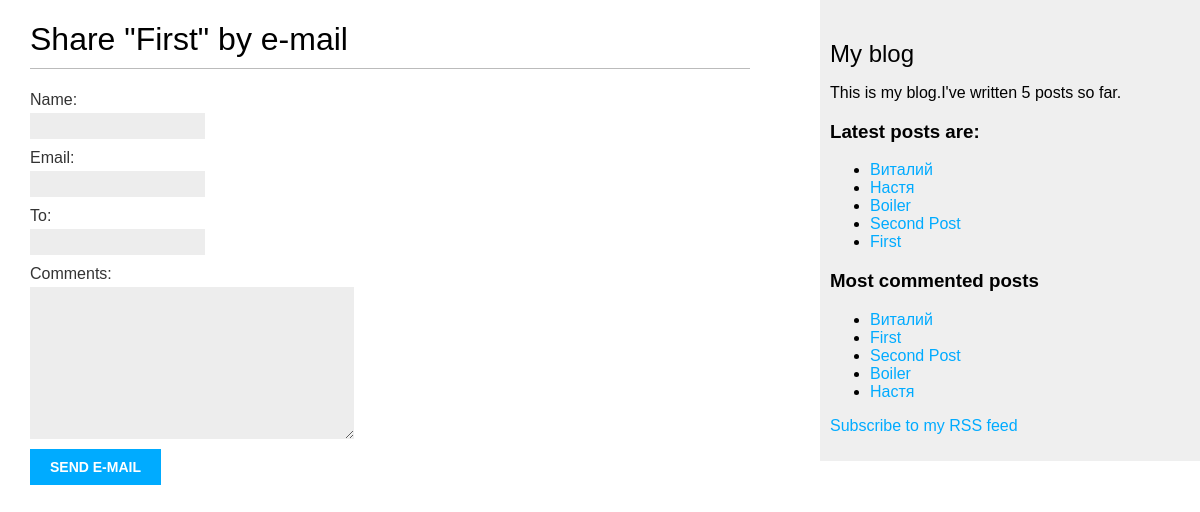
The page /blog/1/share/ on the database as committed earlier.
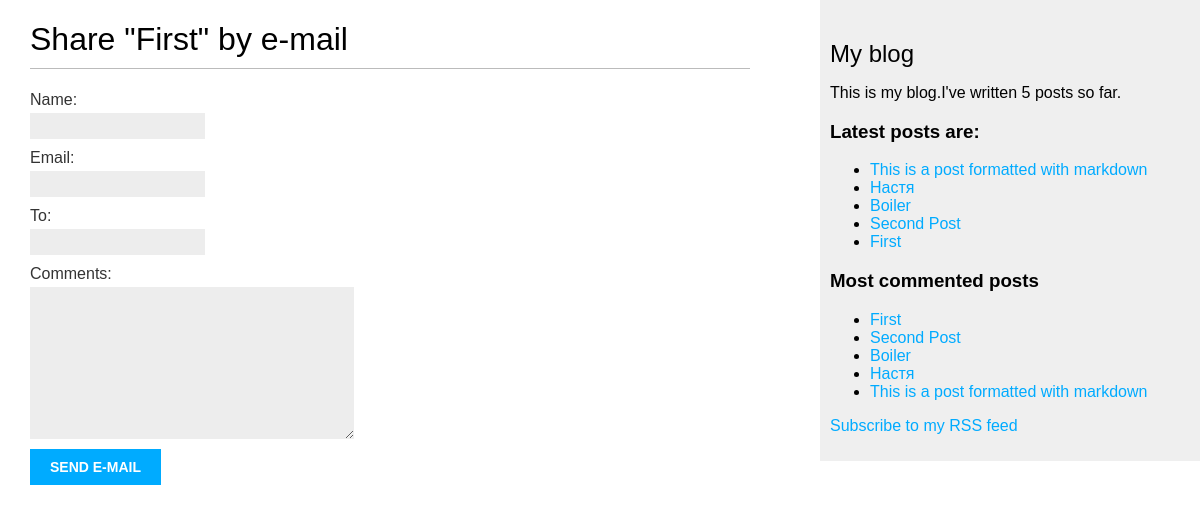
The same page on the database as committed later.
### blog/models.py (models this page shows, shortened)
class Post(models.Model):
	STATUS_CHOICES = (
		('draft', 'Draft'),
		('published', 'Published')
	)
	title = models.CharField(max_length=255)
	slug = models.SlugField(max_length=250, unique_for_date='publish')
	author = models.ForeignKey(
		User,
		on_delete=models.CASCADE,
		related_name='blog_posts'
	)
	body = models.TextField()
	publish = models.DateTimeField(default=timezone.now)
	created = models.DateTimeField(auto_now_add=True)
	updated = models.DateTimeField(auto_now=True)
	status = models.CharField(
		max_length=10,
		choices=STATUS_CHOICES,
		default='draft'
	)
	objects = models.Manager()
	published = PublishedManager()
	tags = TaggableManager()
	class Meta:
		ordering = ('-publish',)
	def get_absolute_url(self):
		return reverse('blog:post_detail', args=[
			self.publish.year,
			self.publish.month,
			self.publish.day,
			self.slug])

### blog/views.py (the view)
# urls.py: path('<int:post_id>/share/', views.post_share, name='post_share'),
def post_share(request, post_id):
	post = get_object_or_404(Post, id=post_id, status='published')
	sent = False
	if request.method == 'POST':
		form = EmailPostForm(request.POST)
		if form.is_valid():
			cd = form.cleaned_data
			post_url = request.build_absolute_uri(
				post.get_absolute_url())
			subject = f"{cd['name']} recommends you read " \
					  f"{post.title}"
			message = f"Read {post.title} at {post_url}\n\n" \
					  f"{cd['name']}\'s comments: {cd['comments']}"
			send_mail(subject, message, 'admin@myblog.com',
					  [cd['to']])
			sent = True
	else:
		form = EmailPostForm()
	return render(request, 'blog/post/share.html', {'post': post,
													'form': form,
													'sent': sent})

### blog/forms.py
class EmailPostForm(forms.Form):
    name = forms.CharField(max_length=25)
    email = forms.EmailField()
    to = forms.EmailField()
    comments = forms.CharField(
        required=False,
        widget=forms.Textarea
    )

### blog/models.py (called while the page is built)
	def get_queryset(self):
		return super(
			PublishedManager,
			self
		).get_queryset().filter(status='published')

### blog/templatetags/blog_tags.py (called while the page is built)
@register.simple_tag
def total_posts():
    return Post.published.count()

@register.inclusion_tag('blog/post/latest_posts.html')
def show_latest_posts(count=5):
    latest_posts = Post.published.order_by('-publish')[:count]
    return {'latest_posts': latest_posts}

@register.simple_tag
def get_most_commented_posts(count=5):
    return Post.published.annotate(
        total_comments=Count('comments')
    ).order_by('-total_comments')[:count]

### blog/templates/blog/post/share.html (shortened to what this page needs)
{% extends "blog/base.html" %}
{% block content %}
  {% if sent %}
    <h1>E-mail successfully sent</h1>
    <p>
      "{{ post.title }}" was successfully sent to {{ form.cleaned_data.to }}.
    </p>
  {% else %}
    <h1>Share "{{ post.title }}" by e-mail</h1>
    <form method="post">
      {{ form.as_p }}
      <input type="submit" value="Send e-mail">
    </form>
  {% endif %}
{% endblock %}

### blog/templates/blog/base.html (shortened to what this page needs)
{% load blog_tags %}
{% load static %}
<!DOCTYPE html>
<html lang="en">
<head>
    <link href="{% static 'css/blog.css' %}" rel="stylesheet">
</head>
<body>
    <div id="content">
        {% block content %}
        {% endblock %}
    </div>
    <div id="sidebar">
        <h2>My blog</h2>
        <p>This is my blog.I've written {% total_posts %} posts so far.</p>
        <h3>Latest posts are:</h3>
        {% show_latest_posts %}
        <h3>Most commented posts</h3>
        {% get_most_commented_posts as most_commented_posts %}
        <ul>
            {% for post in most_commented_posts %}
                <li>
                  <a href="{{ post.get_absolute_url }}">{{ post.title }}</a>
                </li>
            {% endfor %}
        </ul>
        <p>
            <a href="{% url 'blog:post_feed' %}">Subscribe to my RSS feed</a>
        </p>
    </div>
</body>
</html>

### blog/templates/blog/post/latest_posts.html
<ul>
  {% for post in latest_posts %}
    <li>
      <a href="{{ post.get_absolute_url }}">{{ post.title }}</a>
    </li>
  {% endfor %}
</ul>

Rows that differ between the two databases and show on the page:
no longer on this page (row edited): Post: title "Виталий"
added Post: title "This is a post formatted with markdown"
